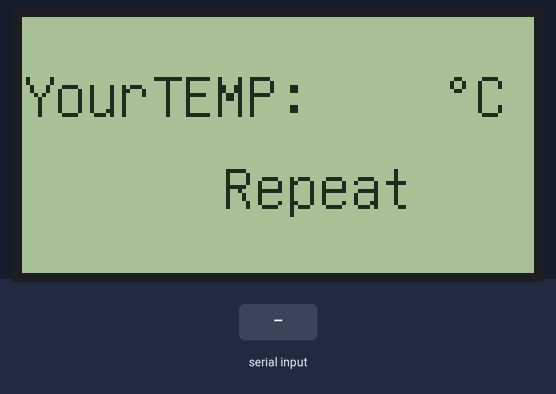
The sketch below on a simulated Arduino Uno, built with avr-gcc and run on an emulated ATmega328P. On the bench: 128×64 one-colour display. Inputs (shaded band) come from the test bench. What the sketch prints to the serial monitor is not drawn.

Above: at 1.2 s.
1.3 s: "90,45\n" received over Serial
At 2.07 s:
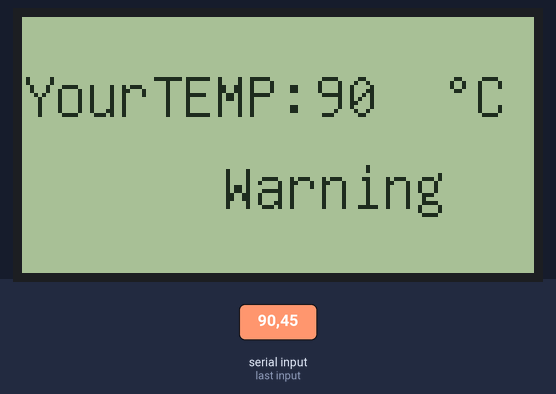
At 3.3 s:
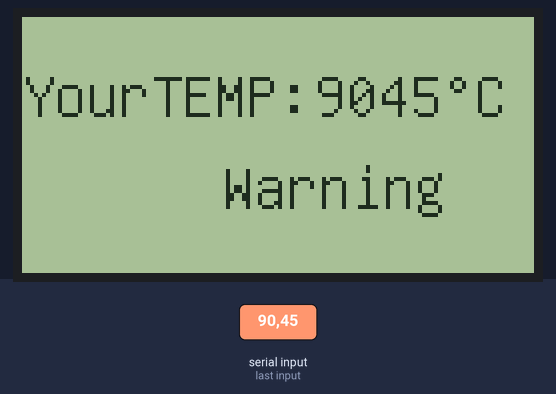
Timing chart, 0 to 4.8 s (numbered marks = the images above; inputs shaded):
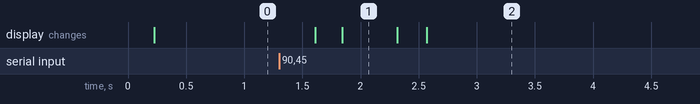

The sketch:

LCD.ino
```cpp
#include <U8glib.h>
#include <Wire.h>
#include <Arduino.h>


String str="";

U8GLIB_ST7920_128X64_1X u8g(5, 3, 4);  // SPI Com: SCK = en = 18, MOSI = rw = 16, CS = di = 17

void rev(void)
{
  if(str.length()>=5){
    str = "";
  }
  if(Serial.available()>0)
    {
      char c=Serial.read();
      if(c>=46&&c<=57){
        str+=c;
        Serial.println(str);
      }

    }
    delay(1);
}

void draw(void) {

  u8g.setFont(u8g_font_unifont);

  float temp;
  temp=str.toFloat();
  String tmp = "";
  tmp = str.substring(0,4);

  u8g.drawStr( 0, 25, "YourTEMP:" );
  u8g.setPrintPos( 73, 25 );
  u8g.print(tmp);
  u8g.drawStr( 105, 25, "\xb0""C" );
  if(temp>37)
  {
    u8g.drawStr( 50, 48, "Warning");
  }
  else if(temp>30)
  {
    u8g.drawStr( 50, 48, "Pass");
  }
  else
  {
    u8g.drawStr( 50, 48, "Repeat");
  }
}

void setup(void) {
  Serial.begin(115200);
  u8g.begin();
  if ( u8g.getMode() == U8G_MODE_R3G3B2 ) {
    u8g.setColorIndex(255);
  }
  else if ( u8g.getMode() == U8G_MODE_GRAY2BIT ) {
    u8g.setColorIndex(3);
  }
  else if ( u8g.getMode() == U8G_MODE_BW ) {
    u8g.setColorIndex(1);
  }
  else if ( u8g.getMode() == U8G_MODE_HICOLOR ) {
    u8g.setHiColorByRGB(255,255,255);
  }

}

void loop(void) {
  rev();
  u8g.firstPage();
  do {
    draw();
  } while( u8g.nextPage() );
  if(str.length()==5)
  {
    delay(3000);
  }
}
```

Measured:
- after the input at 1.3 s, the display: first changes after 0.31 s (image 1 shows a later state)
- what the display in image 1 shows lasts 0.5 s, from 1.8 s to 2.3 s
